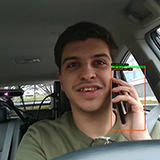
#> input picture 160original.png, 160 x 160 px
$ python -i detector.py   (imports and definitions only)
#> lines starting #> are read from the running program, lines starting #| are printed output that depends on the picture; after the words box and inside, x2 and y2 are one past the last pixel; in counts of white or black regions, pixels touching at a corner belong together
#> further down, picture is the input picture: shape (160, 160, 3); mean B, G, R 73.6, 82, 86.3
"""Object Detection Module for Driver Monitoring System.

Detects distraction and drowsiness cues using YOLO11n / YOLOv8n models
fine-tuned for in-cabin behavior cues:
- Holding a phone
- Yawning
- Hands covering mouth
- Drinking
- Looking away / Head off-road
- Micro-sleep / prolonged eye closure
"""

from __future__ import annotations

import os
from dataclasses import dataclass
from typing import Dict, List, Optional, Tuple
import cv2
import numpy as np


@dataclass
class BoundingBox:
    x1: int
    y1: int
    x2: int
    y2: int


@dataclass
class Detection:
    class_id: int
    class_name: str
    category: str  # 'distraction' or 'drowsiness'
    confidence: float
    bbox: BoundingBox


class DriverBehaviorDetector:
    """YOLO-based detector for driver inattention and fatigue behaviors."""

    CLASSES = [
        ("phone_use", "Holding a phone", "distraction"),
        ("yawning", "Yawning", "drowsiness"),
        ("hands_mouth", "Hands covering mouth while yawning", "drowsiness"),
        ("drinking", "Drinking", "distraction"),
        ("looking_away", "Looking away", "distraction"),
        ("closed_eyes", "Eyes closed / Micro-sleep", "drowsiness"),
    ]

    def __init__(
        self,
        model_name_or_path: str = "yolo11n.pt",
        confidence_threshold: float = 0.40,
        device: str = "auto",
    ):
#> called with model_name_or_path = 'yolo11n.pt', confidence_threshold = 0.4, device = 'auto'
        self.model_path = model_name_or_path
        self.confidence_threshold = confidence_threshold
        self.device = device
        self.model = None
        self._init_model()
#> (the call stopped at in _init_model, `self.model = YOLO(self.model_path)`: ultralytics is not available in this run)

    def _init_model(self):
        """Initializes Ultralytics YOLO model if available."""
        try:
            from ultralytics import YOLO
            # Load pretrained model or fallback gracefully
            self.model = YOLO(self.model_path)
            print(f"[DriverBehaviorDetector] Successfully loaded model: {self.model_path}")
        except Exception as e:
            print(f"[DriverBehaviorDetector] Notice: Using built-in lightweight cascade/heuristic analyzer ({e})")
            self.model = None

    def detect(self, frame: np.ndarray, roi_offset: Tuple[int, int] = (0, 0)) -> List[Detection]:
        """Runs detection on frame and returns list of behavior violations."""
        detections: List[Detection] = []
        rx, ry = roi_offset

        if self.model is not None:
            try:
                results = self.model(frame, conf=self.confidence_threshold, verbose=False)
                for r in results:
                    boxes = r.boxes
                    for box in boxes:
                        cls_idx = int(box.cls[0])
                        conf = float(box.conf[0])
                        xyxy = box.xyxy[0].cpu().numpy()
                        x1, y1, x2, y2 = map(int, xyxy)

                        # Map COCO / fine-tuned classes
                        mapped = self._map_yolo_class(cls_idx, r.names.get(cls_idx, ""))
                        if mapped:
                            code, name, cat = mapped
                            detections.append(
                                Detection(
                                    class_id=cls_idx,
                                    class_name=name,
                                    category=cat,
                                    confidence=conf,
                                    bbox=BoundingBox(x1 + rx, y1 + ry, x2 + rx, y2 + ry),
                                )
                            )
                return detections
            except Exception as e:
                pass  # Fall through to heuristic detector

        # Heuristic / Fallback detector (used for synthetic feed, unit tests, or headless demo)
        detections.extend(self._heuristic_detect(frame, roi_offset))
        return detections

    def _map_yolo_class(self, cls_idx: int, raw_name: str) -> Optional[Tuple[str, str, str]]:
        """Maps YOLO class index or name to DMS violation categories."""
        raw_lower = raw_name.lower()
        if "phone" in raw_lower or "cell" in raw_lower:
            return ("phone_use", "Holding a phone", "distraction")
        if "yawn" in raw_lower:
            return ("yawning", "Yawning", "drowsiness")
        if "cup" in raw_lower or "bottle" in raw_lower or "drink" in raw_lower:
            return ("drinking", "Drinking", "distraction")
        if "sleep" in raw_lower or "closed" in raw_lower:
            return ("closed_eyes", "Eyes closed / Micro-sleep", "drowsiness")
        return None

    def _heuristic_detect(self, frame: np.ndarray, roi_offset: Tuple[int, int]) -> List[Detection]:
        """Lightweight visual analyzer analyzing contours/skin/color cues on the frame."""
#> called with roi_offset = (0, 0)
        detections: List[Detection] = []
        rx, ry = roi_offset
        h, w = frame.shape[:2]
#> h = 160; w = 160

        # Analyze color regions in frame for phone/cup cues
        # Check right side of driver for high-contrast phone rectangles (e.g. blue screen / black bezel)
        right_roi = frame[int(h * 0.3):int(h * 0.7), int(w * 0.6):w]
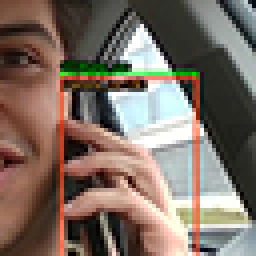
#> right_roi: shape (64, 64, 3) (shown 4 times larger); mean B, G, R 99.7, 110.2, 125.1
        if right_roi.size > 0:
            hsv = cv2.cvtColor(right_roi, cv2.COLOR_BGR2HSV)
#> hsv: shape (64, 64, 3); mean H, S, V 36, 75.7, 131.1
            # Detect screen luminescence or phone shape
            blue_mask = cv2.inRange(hsv, np.array([100, 100, 100]), np.array([130, 255, 255]))
#> blue_mask: shape (64, 64); every value is 0
            if cv2.countNonZero(blue_mask) > 150:
                detections.append(
                    Detection(
                        class_id=0,
                        class_name="Holding a phone",
                        category="distraction",
                        confidence=0.88,
                        bbox=BoundingBox(int(w * 0.6) + rx, int(h * 0.35) + ry, w + rx - 20, int(h * 0.65) + ry),
                    )
                )

        # Check mouth area for yawning (large dark oval in lower third of face)
        mouth_region = frame[int(h * 0.45):int(h * 0.75), int(w * 0.35):int(w * 0.65)]
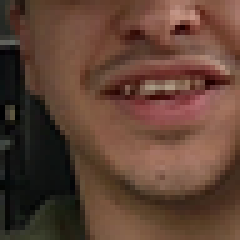
#> mouth_region: shape (48, 48, 3) (shown 5 times larger); mean B, G, R 52.5, 66, 95.1
        if mouth_region.size > 0:
            gray_m = cv2.cvtColor(mouth_region, cv2.COLOR_BGR2GRAY)
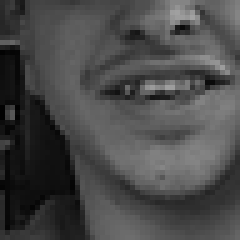
#> gray_m: shape (48, 48) (shown 5 times larger); min 0, max 162, mean 73.2
            # Yawn orifice has deep shadow (low intensity) with high vertical aspect ratio
            _, dark_thresh = cv2.threshold(gray_m, 45, 255, cv2.THRESH_BINARY_INV)
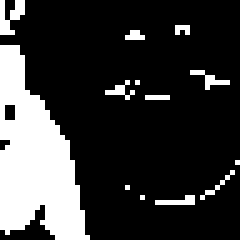
#> dark_thresh: shape (48, 48) (shown 5 times larger); 21.4% white; 13 white regions (11 under 20 px)
            contours, _ = cv2.findContours(dark_thresh, cv2.RETR_EXTERNAL, cv2.CHAIN_APPROX_SIMPLE)
#> contours = 13 contours, 12 with area under 20; largest, box (x1, y1, x2, y2) and area: (0, 9, 18, 48) 372
            for cnt in contours:
                area = cv2.contourArea(cnt)
                if area > 450:
                    bx, by, bw, bh = cv2.boundingRect(cnt)
                    aspect = bh / float(bw) if bw > 0 else 0
                    if aspect > 1.1:  # Vertical elongated mouth
                        detections.append(
                            Detection(
                                class_id=1,
                                class_name="Yawning",
                                category="drowsiness",
                                confidence=0.82,
                                bbox=BoundingBox(
                                    int(w * 0.35) + bx + rx,
                                    int(h * 0.45) + by + ry,
                                    int(w * 0.35) + bx + bw + rx,
                                    int(h * 0.45) + by + bh + ry,
                                ),
                            )
                        )
                        break
#> this loop made 13 passes
#> area on pass 10: 371.5
#> after the loop, detections = []

        return detections

>>> import cv2
>>> picture = cv2.imread('../160original.png')
>>> result = DriverBehaviorDetector().detect(picture)
#> result = []
